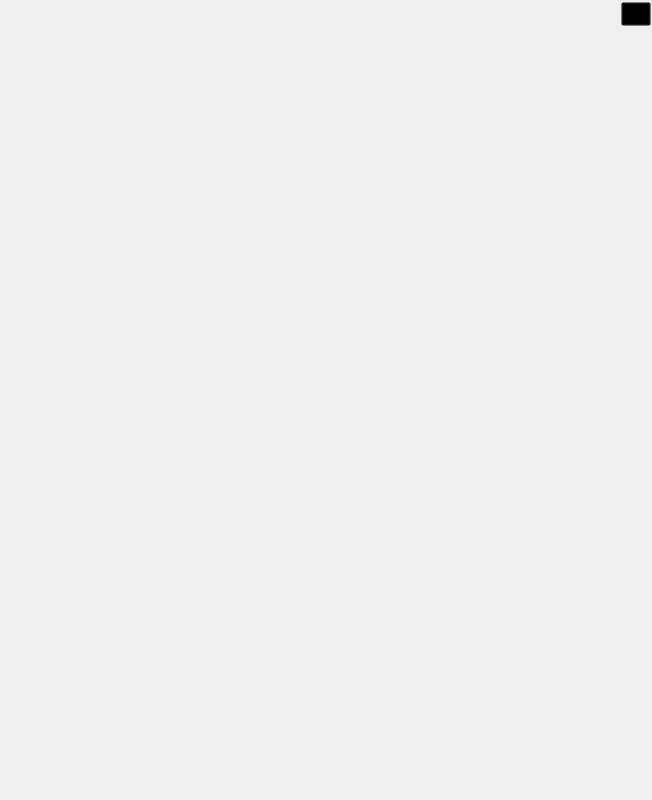
<?xml version="1.0" encoding="UTF-8"?>
<ui version="4.0">
 <class>MenuWindow</class>
 <widget class="QMainWindow" name="MenuWindow">
  <property name="geometry">
   <rect>
    <x>0</x>
    <y>0</y>
    <width>652</width>
    <height>800</height>
   </rect>
  </property>
  <property name="minimumSize">
   <size>
    <width>600</width>
    <height>750</height>
   </size>
  </property>
  <property name="maximumSize">
   <size>
    <width>652</width>
    <height>800</height>
   </size>
  </property>
  <property name="windowTitle">
   <string>MainWindow</string>
  </property>
  <property name="styleSheet">
   <string notr="true">#centralwidget {border-image: url(:/image/startMinimal.png);}</string>
  </property>
  <widget class="QWidget" name="centralwidget">
   <widget class="QPushButton" name="newDoc">
    <property name="geometry">
     <rect>
      <x>360</x>
      <y>112</y>
      <width>251</width>
      <height>281</height>
     </rect>
    </property>
    <property name="cursor">
     <cursorShape>PointingHandCursor</cursorShape>
    </property>
    <property name="styleSheet">
     <string notr="true">#newDoc{
	background-color:transparent;
	border: transparent;
}

#newDoc:hover {
    border: 5px solid #962333;
	border-radius: 10px;
}
</string>
    </property>
    <property name="text">
     <string/>
    </property>
    <property name="iconSize">
     <size>
      <width>13</width>
      <height>13</height>
     </size>
    </property>
   </widget>
   <widget class="QPushButton" name="exitButton">
    <property name="geometry">
     <rect>
      <x>621</x>
      <y>2</y>
      <width>30</width>
      <height>24</height>
     </rect>
    </property>
    <property name="cursor">
     <cursorShape>PointingHandCursor</cursorShape>
    </property>
    <property name="styleSheet">
     <string notr="true">background-color: Transparent;
background-repeat:no-repeat;
</string>
    </property>
    <property name="text">
     <string/>
    </property>
    <property name="iconSize">
     <size>
      <width>25</width>
      <height>25</height>
     </size>
    </property>
   </widget>
   <widget class="QPushButton" name="openDoc">
    <property name="geometry">
     <rect>
      <x>36</x>
      <y>418</y>
      <width>251</width>
      <height>281</height>
     </rect>
    </property>
    <property name="cursor">
     <cursorShape>PointingHandCursor</cursorShape>
    </property>
    <property name="styleSheet">
     <string notr="true">#openDoc{
	background-color:transparent;
	border: transparent
}

#openDoc:hover {
    border: 5px solid #204177;
	border-radius: 10px;
}</string>
    </property>
    <property name="text">
     <string/>
    </property>
    <property name="iconSize">
     <size>
      <width>13</width>
      <height>13</height>
     </size>
    </property>
   </widget>
   <widget class="QPushButton" name="Username">
    <property name="geometry">
     <rect>
      <x>36</x>
      <y>112</y>
      <width>251</width>
      <height>281</height>
     </rect>
    </property>
    <property name="cursor">
     <cursorShape>PointingHandCursor</cursorShape>
    </property>
    <property name="styleSheet">
     <string notr="true">#Username{
	background-color:transparent;
	border: transparent;
}

#Username:hover {
    border: 5px solid #27754D;
	border-radius: 10px;
}
</string>
    </property>
    <property name="text">
     <string/>
    </property>
   </widget>
   <widget class="QPushButton" name="uriDoc">
    <property name="geometry">
     <rect>
      <x>360</x>
      <y>418</y>
      <width>251</width>
      <height>281</height>
     </rect>
    </property>
    <property name="cursor">
     <cursorShape>PointingHandCursor</cursorShape>
    </property>
    <property name="styleSheet">
     <string notr="true">#uriDoc{
	background-color:transparent;
	border: transparent;
}

#uriDoc:hover {
    border: 5px solid #BFB054;
	border-radius: 10px;
}
</string>
    </property>
    <property name="text">
     <string/>
    </property>
    <property name="iconSize">
     <size>
      <width>13</width>
      <height>13</height>
     </size>
    </property>
   </widget>
   <widget class="QPushButton" name="LogoutButton">
    <property name="geometry">
     <rect>
      <x>270</x>
      <y>730</y>
      <width>110</width>
      <height>61</height>
     </rect>
    </property>
    <property name="cursor">
     <cursorShape>PointingHandCursor</cursorShape>
    </property>
    <property name="styleSheet">
     <string notr="true">#LogoutButton{
	background-color:transparent;
	border: transparent;
}

#LogoutButton:hover {
    border: 5px solid #962333;
	border-radius: 10px;
}
</string>
    </property>
    <property name="text">
     <string/>
    </property>
    <property name="iconSize">
     <size>
      <width>13</width>
      <height>13</height>
     </size>
    </property>
   </widget>
  </widget>
 </widget>
 <resources/>
 <connections/>
</ui>
